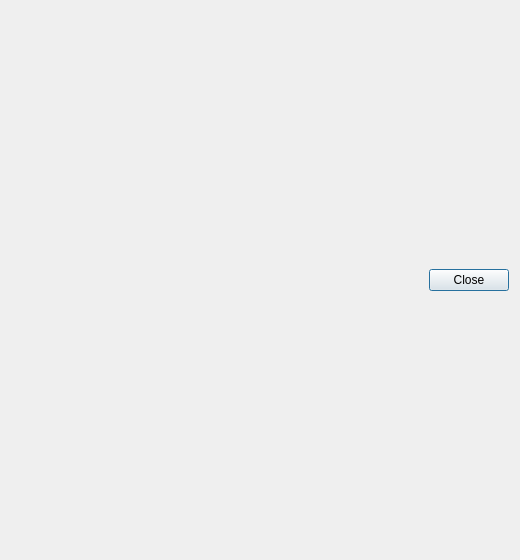
<?xml version="1.0" encoding="UTF-8"?>
<ui version="4.0">
 <class>dlg_cmms_info</class>
 <widget class="QDialog" name="dlg_cmms_info">
  <property name="geometry">
   <rect>
    <x>0</x>
    <y>0</y>
    <width>520</width>
    <height>560</height>
   </rect>
  </property>
  <property name="windowTitle">
   <string>CMMS</string>
  </property>
  <layout class="QGridLayout" name="gridLayout">
   <item row="0" column="0">
    <layout class="QGridLayout" name="lyt_cmms_main"/>
   </item>
   <item row="1" column="0">
    <layout class="QGridLayout" name="lyt_buttons">
     <item row="0" column="0">
      <spacer name="horizontalSpacer">
       <property name="orientation">
        <enum>Qt::Horizontal</enum>
       </property>
       <property name="sizeHint" stdset="0">
        <size>
         <width>40</width>
         <height>20</height>
        </size>
       </property>
      </spacer>
     </item>
     <item row="0" column="1">
      <widget class="QPushButton" name="btn_close">
       <property name="text">
        <string>Close</string>
       </property>
      </widget>
     </item>
    </layout>
   </item>
  </layout>
 </widget>
 <resources/>
 <connections/>
</ui>
